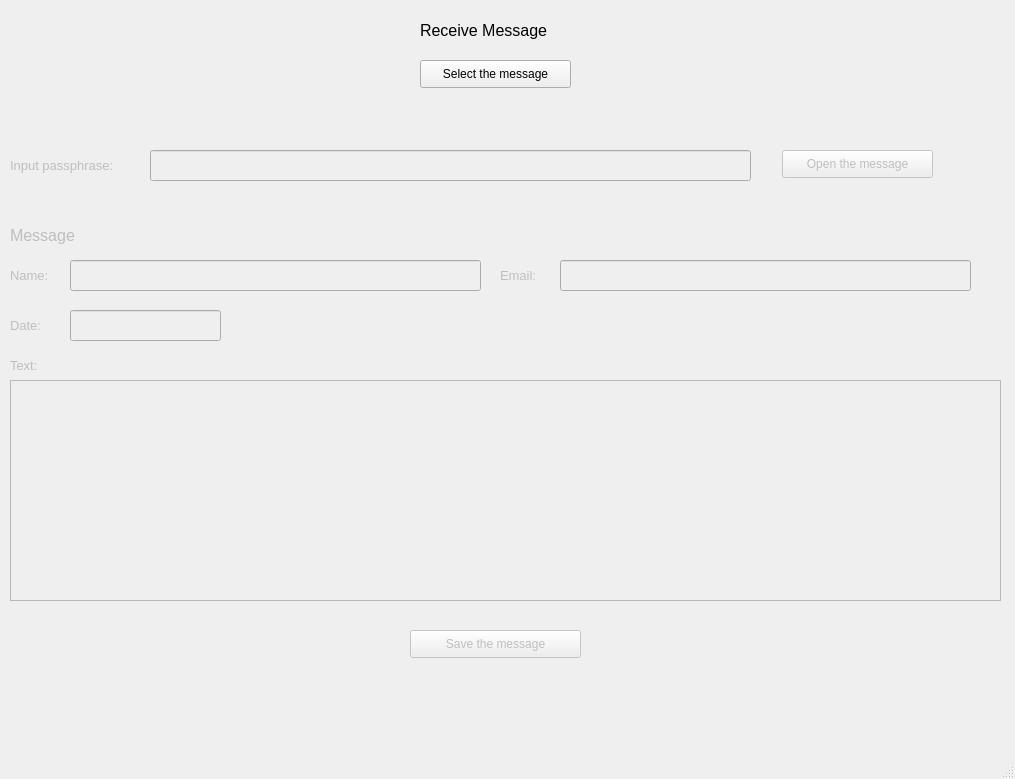
<?xml version="1.0" encoding="UTF-8"?>
<ui version="4.0">
 <class>receive_message_window</class>
 <widget class="QMainWindow" name="receive_message_window">
  <property name="geometry">
   <rect>
    <x>0</x>
    <y>0</y>
    <width>1015</width>
    <height>779</height>
   </rect>
  </property>
  <property name="windowTitle">
   <string>Receive Message</string>
  </property>
  <widget class="QWidget" name="centralwidget">
   <widget class="QLabel" name="label">
    <property name="geometry">
     <rect>
      <x>420</x>
      <y>10</y>
      <width>181</width>
      <height>41</height>
     </rect>
    </property>
    <property name="font">
     <font>
      <pointsize>12</pointsize>
     </font>
    </property>
    <property name="text">
     <string>Receive Message</string>
    </property>
   </widget>
   <widget class="QPushButton" name="button_select_message">
    <property name="geometry">
     <rect>
      <x>420</x>
      <y>60</y>
      <width>151</width>
      <height>28</height>
     </rect>
    </property>
    <property name="text">
     <string>Select the message</string>
    </property>
   </widget>
   <widget class="QLabel" name="label_passphrase">
    <property name="enabled">
     <bool>false</bool>
    </property>
    <property name="geometry">
     <rect>
      <x>10</x>
      <y>150</y>
      <width>141</width>
      <height>31</height>
     </rect>
    </property>
    <property name="font">
     <font>
      <pointsize>10</pointsize>
     </font>
    </property>
    <property name="text">
     <string>Input passphrase:</string>
    </property>
   </widget>
   <widget class="QLineEdit" name="textbox_passphrase">
    <property name="enabled">
     <bool>false</bool>
    </property>
    <property name="geometry">
     <rect>
      <x>150</x>
      <y>150</y>
      <width>601</width>
      <height>31</height>
     </rect>
    </property>
    <property name="echoMode">
     <enum>QLineEdit::Password</enum>
    </property>
   </widget>
   <widget class="QPushButton" name="button_open_message">
    <property name="enabled">
     <bool>false</bool>
    </property>
    <property name="geometry">
     <rect>
      <x>782</x>
      <y>150</y>
      <width>151</width>
      <height>28</height>
     </rect>
    </property>
    <property name="text">
     <string>Open the message</string>
    </property>
   </widget>
   <widget class="QLabel" name="label_message">
    <property name="enabled">
     <bool>false</bool>
    </property>
    <property name="geometry">
     <rect>
      <x>10</x>
      <y>220</y>
      <width>101</width>
      <height>31</height>
     </rect>
    </property>
    <property name="font">
     <font>
      <pointsize>12</pointsize>
     </font>
    </property>
    <property name="text">
     <string>Message</string>
    </property>
   </widget>
   <widget class="QLabel" name="label_name">
    <property name="enabled">
     <bool>false</bool>
    </property>
    <property name="geometry">
     <rect>
      <x>10</x>
      <y>260</y>
      <width>71</width>
      <height>31</height>
     </rect>
    </property>
    <property name="font">
     <font>
      <pointsize>10</pointsize>
     </font>
    </property>
    <property name="text">
     <string>Name:</string>
    </property>
   </widget>
   <widget class="QLineEdit" name="textbox_name">
    <property name="enabled">
     <bool>false</bool>
    </property>
    <property name="geometry">
     <rect>
      <x>70</x>
      <y>260</y>
      <width>411</width>
      <height>31</height>
     </rect>
    </property>
   </widget>
   <widget class="QLineEdit" name="textbox_email">
    <property name="enabled">
     <bool>false</bool>
    </property>
    <property name="geometry">
     <rect>
      <x>560</x>
      <y>260</y>
      <width>411</width>
      <height>31</height>
     </rect>
    </property>
   </widget>
   <widget class="QLabel" name="label_email">
    <property name="enabled">
     <bool>false</bool>
    </property>
    <property name="geometry">
     <rect>
      <x>500</x>
      <y>260</y>
      <width>71</width>
      <height>31</height>
     </rect>
    </property>
    <property name="font">
     <font>
      <pointsize>10</pointsize>
     </font>
    </property>
    <property name="text">
     <string>Email:</string>
    </property>
   </widget>
   <widget class="QLineEdit" name="textbox_date">
    <property name="enabled">
     <bool>false</bool>
    </property>
    <property name="geometry">
     <rect>
      <x>70</x>
      <y>310</y>
      <width>151</width>
      <height>31</height>
     </rect>
    </property>
   </widget>
   <widget class="QLabel" name="label_date">
    <property name="enabled">
     <bool>false</bool>
    </property>
    <property name="geometry">
     <rect>
      <x>10</x>
      <y>310</y>
      <width>71</width>
      <height>31</height>
     </rect>
    </property>
    <property name="font">
     <font>
      <pointsize>10</pointsize>
     </font>
    </property>
    <property name="text">
     <string>Date:</string>
    </property>
   </widget>
   <widget class="QLabel" name="label_text">
    <property name="enabled">
     <bool>false</bool>
    </property>
    <property name="geometry">
     <rect>
      <x>10</x>
      <y>350</y>
      <width>71</width>
      <height>31</height>
     </rect>
    </property>
    <property name="font">
     <font>
      <pointsize>10</pointsize>
     </font>
    </property>
    <property name="text">
     <string>Text:</string>
    </property>
   </widget>
   <widget class="QTextEdit" name="text_message">
    <property name="enabled">
     <bool>false</bool>
    </property>
    <property name="geometry">
     <rect>
      <x>10</x>
      <y>380</y>
      <width>991</width>
      <height>221</height>
     </rect>
    </property>
   </widget>
   <widget class="QPushButton" name="button_save_message">
    <property name="enabled">
     <bool>false</bool>
    </property>
    <property name="geometry">
     <rect>
      <x>410</x>
      <y>630</y>
      <width>171</width>
      <height>28</height>
     </rect>
    </property>
    <property name="text">
     <string>Save the message</string>
    </property>
   </widget>
  </widget>
  <widget class="QMenuBar" name="menubar">
   <property name="geometry">
    <rect>
     <x>0</x>
     <y>0</y>
     <width>1015</width>
     <height>26</height>
    </rect>
   </property>
  </widget>
  <widget class="QStatusBar" name="statusbar"/>
 </widget>
 <resources/>
 <connections/>
</ui>
